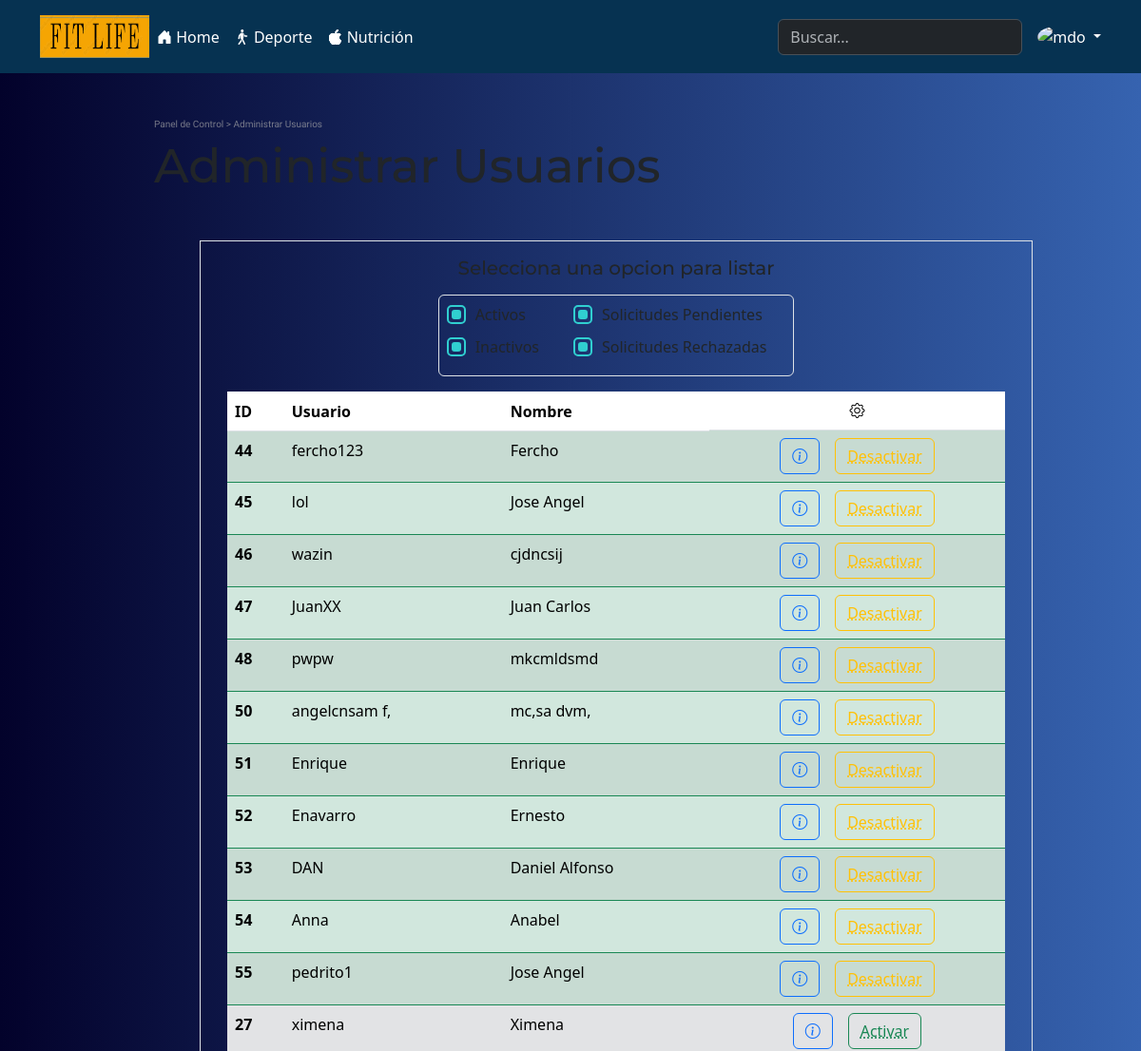
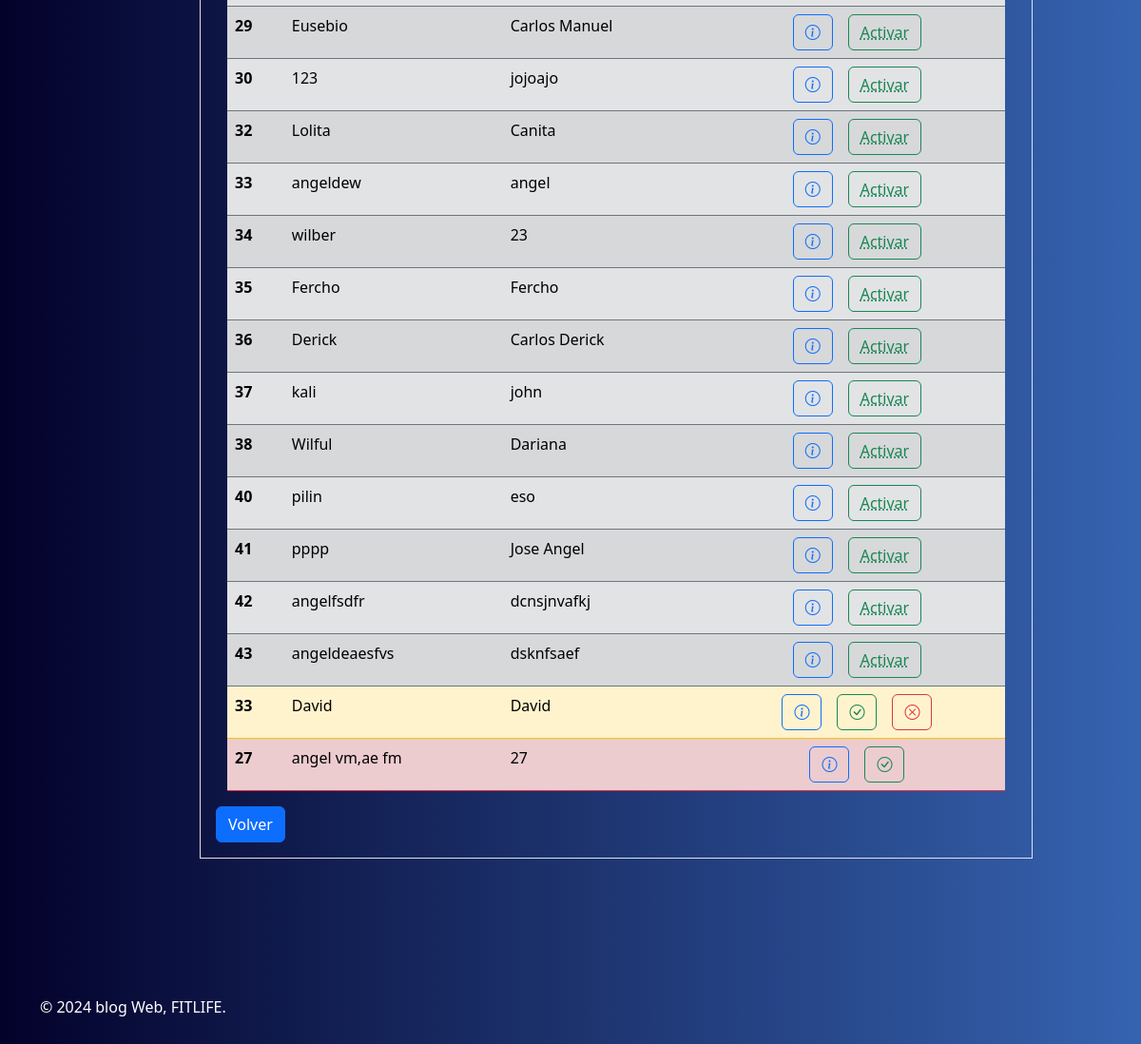
Screenshot of /views/admin_panel_usuarios.php (signed in) with the database file from the repository (2 pictures, top to bottom).
### tables this page shows
CREATE TABLE `usuarios` (
  `id` int(11) NOT NULL,
  `usuario` varchar(50) NOT NULL,
  `password` varchar(255) NOT NULL,
  `tipo` enum('admin','editor','pendiente') NOT NULL,
  `nombre` varchar(60) NOT NULL COMMENT 'Nombre del usuario',
  `apellido` varchar(100) NOT NULL,
  `email` varchar(50) NOT NULL COMMENT 'Email del usuario',
  `fecha_registro` datetime NOT NULL DEFAULT current_timestamp() COMMENT 'Fecha y hora de registro',
  `telefono` bigint(10) NOT NULL,
  `experiencia` text NOT NULL,
  `status` varchar(20) NOT NULL,
  `thumb` varchar(200) NOT NULL
);

CREATE TABLE `postulantes` (
  `id` int(11) NOT NULL,
  `usuario` varchar(100) NOT NULL,
  `nombre` varchar(100) NOT NULL,
  `apellido` varchar(100) NOT NULL,
  `correo` varchar(255) NOT NULL,
  `telefono` varchar(15) DEFAULT NULL,
  `experiencia` text DEFAULT NULL,
  `fecha_registro` timestamp NOT NULL DEFAULT current_timestamp(),
  `password` varchar(255) NOT NULL,
  `status` varchar(20) NOT NULL
);

### functions.php (called while the page is built, shortened)
<?php
function obtener_usuarios($conexion){
    $sentencia = $conexion ->prepare("SELECT * FROM usuarios WHERE tipo = 'editor' || tipo = 'admin'");
    $sentencia -> execute();
    return $sentencia->fetchAll();
}
function obtener_postulantes($conexion){
    $sentencia = $conexion ->prepare("SELECT * FROM postulantes");
    $sentencia -> execute();
    return $sentencia->fetchAll();
}
?>

### views/admin_panel_usuarios.php (the view, shortened to what this page needs)
<?php
require '../admin/config.php';
require '../views/header.php';
require '../functions.php';
$conexion = conexion($bd_config);
$activos = obtener_usuarios($conexion);
$postulantes= obtener_postulantes($conexion);
?>
<section class="container mt-5 w-75">
    <h4 class="migajas-pan">Panel de Control > Administrar Usuarios</h4>
    <h2 class="panel">Administrar Usuarios</h2>
    <form class="container m-5 p-3 border">
        <div class="container text-center">
            <div class="container border-1">
                <div>
                    <div class="container mb-3 text-center">
                        <h4 class="fs-5 Texto">Selecciona una opcion para listar</h4>
                    </div>
                    <div class="btn-group btn-group-toggle border p-2 align-items-center" data-toggle="buttons">
                        <div class="d-flex flex-row gap-3">
                            <div class="text-center">
                                <div class="Fila-Filtros-ActInac">
                                    <label class="Labels">
                                        <input type="checkbox" class="Inputs" name="Usuarios-Activos" id="Usuarios-Activos" checked>
                                    </label>
                                </div>
                                <div class="Fila-Filtros-ActInac">
                                    <label class="Labels">
                                        <input type="checkbox" class="Inputs" name="Usuarios-Inactivos" id="Usuarios-Inactivos" checked>
                                    </label>
                                </div>
                            </div>
                            <div>
                                <div class="Fila-Filtros-ActInac">
                                    <label class="Labels">
                                        <input type="checkbox" class="Inputs" name="Solicitudes-Usuarios" id="Solicitudes-Usuarios" checked>
                                        Solicitudes Pendientes
                                    </label>
                                </div>
                                <div class="Fila-Filtros-ActInac">
                                    <label class="Labels">
                                        <input type="checkbox" class="Inputs" name="Usuarios-Rechazadoss" id="Usuarios-Rechazadoss" checked>
                                        Solicitudes Rechazadas
                                    </label>
                                </div>
                            </div>
                        </div>
                    </div>
                </div>
            </div>
        </div>
        <div class="container mt-3">
            <table class="table table-striped">
                <thead>
                    <tr>
                        <th scope="col">ID</th>
                        <th scope="col">Usuario</th>
                        <th scope="col">Nombre</th>
                        <th class="d-flex justify-content-center" scope="col"> <i class="bi bi-gear"></i> </th>
                    </tr>
                </thead>
                <tbody>
                    <?php foreach($activos as $activo): ?>
                        <?php if ($activo['tipo'] == 'editor' && $activo['status'] == 'activo'): ?>
                            <tr class="activos table-success border-success">
                                <th scope="row"><?php echo $activo['id'];?></th>
                                <td><?php echo $activo['usuario'];?></td>
                                <td><?php echo $activo['nombre'];?></td>
                                <td>
                                    <div class="d-flex justify-content-center gap-3">
                                        <a type="button" class="btn btn-outline-primary" href="<?php echo RUTA ?>perfil.php?usuario=<?php echo $activo['id']; ?>">
                                            <abbr title="Informacion del usuario">
                                                <i class="bi bi-info-circle"></i>
                                            </abbr>
                                        </a>
                                        <a href="#" class="btn btn-outline-warning" id="desactivar" data-id="<?php echo $activo['id']; ?>">
                                            <abbr title="Desactivar este usuario">Desactivar</abbr>
                                        </a>
                                    </div>
                                </td>
                            </tr>
                        <?php endif; ?>
                    <?php endforeach; ?>
                    <?php foreach($activos as $activo): ?>
                        <?php if ($activo['tipo'] == 'editor' && $activo['status'] == 'inactivo'): ?>
                            <tr class="inactivos table-secondary border-secondary">
                                <th scope="row"><?php echo $activo['id'];?></th>
                                <td><?php echo $activo['usuario'];?></td>
                                <td><?php echo $activo['nombre'];?></td>
                                <td>
                                    <div class="d-flex justify-content-center gap-3">
                                        <a type="button" class="btn btn-outline-primary" href="<?php echo RUTA ?>perfil.php?usuario=<?php echo $activo['id']; ?>">
                                            <abbr title="Informacion del usuario">
                                                <i class="bi bi-info-circle"></i>
                                            </abbr>
                                        </a>
                                        <a href="#" class="btn btn-outline-success" id="aceptar" data-id="<?php echo $activo['id']; ?>">
                                            <abbr title="Activar usuario">Activar</abbr>
                                        </a>
                                    </div>
                                </td>
                            </tr>
                        <?php endif; ?>
                    <?php endforeach; ?>
                    <?php foreach($postulantes as $postulante): ?>
                        <?php if ($postulante['status'] == 'pendiente'): ?>
                            <tr class="pendientes table-warning border-warning">
                                <th scope="row"><?php echo $postulante['id'];?></th>
                                <td><?php echo $postulante['usuario'];?></td>
                                <td><?php echo $postulante['nombre'];?></td>
                                <td>
                                    <div class="d-flex justify-content-center gap-3">
                                        <a type="button" class="btn btn-outline-primary" href="../admin/perfil_postulante.php?id=<?php echo $postulante['id']; ?>">
                                            <abbr title="Informacion del usuario">
                                                <i class="bi bi-info-circle"></i>
                                            </abbr>
                                        </a>
                                        <a class="btn btn-outline-success" id="aceptar2" data-id="<?php echo $postulante['id']; ?>">
                                            <abbr title="Aceptar solicitud">
                                                <i class="bi bi-check-circle"></i>
                                            </abbr>
                                        </a>
                                        <a href="#" class="btn btn-outline-danger" id="rechazar" data-id="<?php echo $postulante['id']; ?>">
                                            <abbr title="Rechazar solicitud">
                                                <i class="bi bi-x-circle"></i>
                                            </abbr>
                                        </a>
                                    </div>
                                </td>
                            </tr>
                        <?php endif; ?>
                    <?php endforeach; ?>
                    <?php foreach($postulantes as $postulante): ?>
                        <?php if ($postulante['status'] == 'rechazado'): ?>
                            <tr class="rechazadas table-danger border-danger">
                                <th scope="row"><?php echo $postulante['id'];?></th>
                                <td><?php echo $postulante['usuario'];?></td>
                                <td><?php echo $postulante['id'];?></td>
                                <td>
                                    <div class="d-flex justify-content-center gap-3">
                                        <a href="../admin/perfil_postulante.php?id=<?php echo $postulante['id']; ?>" class="btn btn-outline-primary">
                                            <abbr title="Informacion del usuario">
                                                <i class="bi bi-info-circle"></i>
                                            </abbr>
                                        </a>
                                        <a href="#" class="btn btn-outline-success" id="aceptar2" data-id="<?php echo $postulante['id']; ?>">
                                            <abbr title="Aceptar solicitud">
                                                <i class="bi bi-check-circle"></i>
                                            </abbr>
                                        </a>
                                    </div>
                                </td>
                            </tr>
                        <?php endif; ?>
                    <?php endforeach; ?>
                </tbody>
            </table>
        </div>
        <div>
            <a href="" class="btn btn-primary">Volver</a>
        </div>
    </form>
</section>
<?php require '../views/footer.php'; ?>

### css/estilos.css (style rules this page uses)
* { margin: 0; padding: 0; -webkit-box-sizing: border-box; -moz-box-sizing: border-box; box-sizing: border-box; }
body { font-size: 16px; font-family: 'Open Sans', sans-serif; background: #13486f; border: none; }
h1, h2, h3, h4, h5, h6 { font-family: "Oswald", Arial, Sans-serif; font-weight: normal; }
a { text-decoration: none; color:#d4dfe3; }

### css/IndexAdmin/PanelControl.css (style rules this page uses)
:root { --fontPrimary: "Montserrat", sans-serif; }
.migajas-pan { font-size: 15px; font-weight: lighter; color: rgba(170, 170, 170, 0.681); }
.Texto { font-size: 20px; font-family: var(--fontPrimary); }
.panel { font-size: 35px; font-family: var(--fontPrimary); }
@media (min-width: 768px) { .migajas-pan { font-size: 10px; } }
@media (min-width: 768px) { .Texto { font-size: 25px; } }
@media (min-width: 768px) { .panel { font-size: 50px; } }
.Inputs { appearance: none; width: 20px; height: 20px; border: 2px solid #30cfd0; border-radius: 5px; background-color: transparent; display: inline-block; position: relative; margin-right: 10px; cursor: pointer; }
.Inputs:before { content: ""; background-color: #30cfd0; display: block; position: absolute; top: 50%; left: 50%; transform: translate(-50%, -50%) scale(0); width: 10px; height: 10px; border-radius: 3px; transition: all 0.3s ease-in-out; }
.Inputs:checked:before { transform: translate(-50%, -50%) scale(1); }
.Labels { font-size: 18 px; cursor: pointer; user-select: none; display: flex; align-items: center; }
.Fila-Filtros-ActInac { margin-right: 20px; margin-bottom: 10px; }

### css/styleTime.css (style rules this page uses)
body { background: #1E3C72 !important; background: -webkit-linear-gradient(to right, #03022b, #102b5e) !important; background: linear-gradient(to right, #03022b, #3663b0) !important; min-height: 100vh; }

### rows the page displays
usuarios: id "44", usuario "fercho123", nombre "Fercho"
usuarios: id "45", usuario "lol", nombre "Jose Angel"
usuarios: id "46", usuario "wazin", nombre "cjdncsij"
usuarios: id "47", usuario "JuanXX", nombre "Juan Carlos"
usuarios: id "48", usuario "pwpw", nombre "mkcmldsmd"
usuarios: id "50", usuario "angelcnsam f,", nombre "mc,sa dvm,"
usuarios: id "51", usuario "Enrique", nombre "Enrique"
usuarios: id "52", usuario "Enavarro", nombre "Ernesto"
usuarios: id "53", usuario "DAN", nombre "Daniel Alfonso"
usuarios: id "54", usuario "Anna", nombre "Anabel"
usuarios: id "55", usuario "pedrito1", nombre "Jose Angel"
usuarios: id "27", usuario "ximena", nombre "Ximena"
usuarios: id "29", usuario "Eusebio", nombre "Carlos Manuel"
usuarios: id "30", usuario "123", nombre "jojoajo"
usuarios: id "32", usuario "Lolita", nombre "Canita"
usuarios: id "33", usuario "angeldew", nombre "angel"
usuarios: id "34", usuario "wilber", nombre "23"
usuarios: id "35", usuario "Fercho", nombre "Fercho"
usuarios: id "36", usuario "Derick", nombre "Carlos Derick"
usuarios: id "37", usuario "kali", nombre "john"
usuarios: id "38", usuario "Wilful", nombre "Dariana"
usuarios: id "40", usuario "pilin", nombre "eso"
usuarios: id "41", usuario "pppp", nombre "Jose Angel"
usuarios: id "42", usuario "angelfsdfr", nombre "dcnsjnvafkj"
usuarios: id "43", usuario "angeldeaesfvs", nombre "dsknfsaef"
postulantes: id "33", usuario "David", nombre "David"
postulantes: id "27", usuario "angel vm,ae fm"
